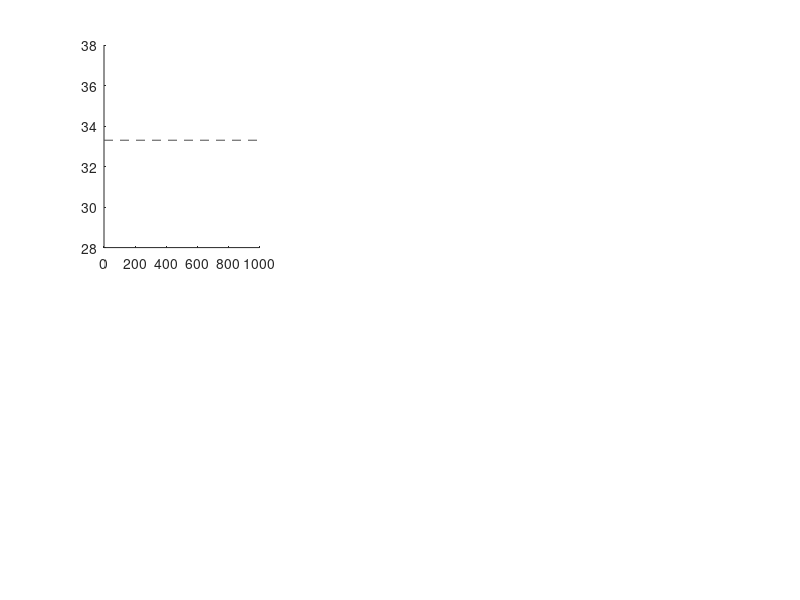

Write the MATLAB code that produced this figure. (Note: this script raises an error after producing the figure.)
% compare different classifier parameter settings based on classification
% perf
%

jobs = [86320806,86320811,86320812,86320813,86320815,86320817,86320821,86320822;
86320823,86320824,86320825,86320826,86320829,86320831,86320832,86320833;
86320834,86320835,86320836,86320837,86320838,86320839,86320840,86320841;
86320842,86320843,86320844,86320845,86320848,86320849,86320850,86320851;
86320852,86320853,86320854,86320855,86320856,86320860,86320861,86320862;
86320863,86320864,86320865,86320866,86320867,86320868,86320869,86320870];
jobs(:,1) = []; % mask.nii failed all

masks = {'mask', 'hippocampus', 'ofc', 'striatum', 'vmpfc', 'rlpfc', 'bg', 'pallidum'};
masks(1) = []; % mask.nii failed

groups = {'grouped', 'grouped', 'grouped', 'ungrouped', 'ungrouped', 'ungrouped'};

alphas = [1 0 0.5 1 0 0.5];

figure;

for class = 1:size(jobs, 1)
    subplot(2, 3, class);
    hold on;

    plot([0 1000], [33.3 33.3], '--', 'Color', [0.3 0.3 0.3]);
    for job = jobs(class,:)
        filename = ['classify_outputs_2/classify_', num2str(job), '_output.out'];
        disp(filename)

        fid = fopen(filename);
        tline = fgetl(fid);
        in_test_phase = false;
        accs = [];
        lambdas = [];
        fitObj_filename = [];
        while ischar(tline)
            %disp(tline)
            if startsWith(tline, 'classify_test')
                in_test_phase = true;
            end
            if in_test_phase && startsWith(tline, 'Success rate for')
                x = strsplit(tline, ' ');
                lambda = x{7}(1:end-1);
                acc = x{9}(1:end-1);
                %disp(lambda)
                lambdas = [lambdas, str2double(lambda)];
                accs = [accs, str2double(acc)];
            end
            %if startsWith(tline, 'SAVING fitObj to')
            %    fitObj_filename = strsplit(tline, ' ');
            %    fitObj_filename = [fitObj_filename{4}, '.mat'];
            %end
            tline = fgetl(fid);
        end
        fclose(fid);
        
        plot(accs, 'LineWidth', 2);

        %break;
    end
    xlabel('\lambda id (decreasing)');
    ylabel('accuracy (%)');
    legend([{'chance'}, masks]);
    title(['\alpha = ', num2str(alphas(class)), ', ', groups{class}]);
    hold off;
end